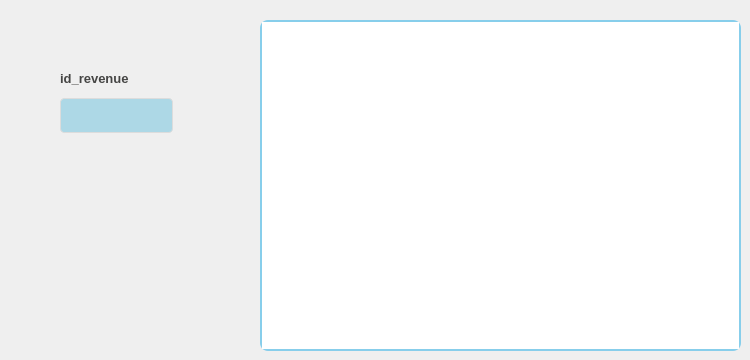
      <widget class="QWidget" name="tab_9">
       <attribute name="title">
        <string>Afficher revenue</string>
       </attribute>
       <widget class="QTableView" name="tab_revenue">
        <property name="enabled">
         <bool>true</bool>
        </property>
        <property name="geometry">
         <rect>
          <x>260</x>
          <y>20</y>
          <width>481</width>
          <height>331</height>
         </rect>
        </property>
        <property name="styleSheet">
         <string notr="true">border: 2px solid #87CEEB;
border-radius: 8px;</string>
        </property>
       </widget>
       <widget class="QLineEdit" name="linechercher1_3">
        <property name="geometry">
         <rect>
          <x>60</x>
          <y>90</y>
          <width>113</width>
          <height>51</height>
         </rect>
        </property>
        <property name="styleSheet">
         <string notr="true">background-color: rgb(250, 211, 0);
font: 10pt &quot;Arial&quot;;
width: 100%;
  padding: 12px 20px;
  margin: 8px 0;
  display: inline-block;
  border: 1px solid #dcdcdc;
  border-radius: 4px;
  box-sizing: border-box;
  background: #ADD8E6;
  color: #FFFFFF;</string>
        </property>
        <property name="text">
         <string/>
        </property>
       </widget>
       <widget class="QLabel" name="label_23">
        <property name="geometry">
         <rect>
          <x>60</x>
          <y>70</y>
          <width>111</width>
          <height>16</height>
         </rect>
        </property>
        <property name="styleSheet">
         <string notr="true">background-color: transparent;
font: 8pt &quot;Castellar&quot;;
	color: #454544;
	font-weight: bold;
	font-size: 13px;
border:none;</string>
        </property>
        <property name="text">
         <string>id_revenue</string>
        </property>
       </widget>
      </widget>
